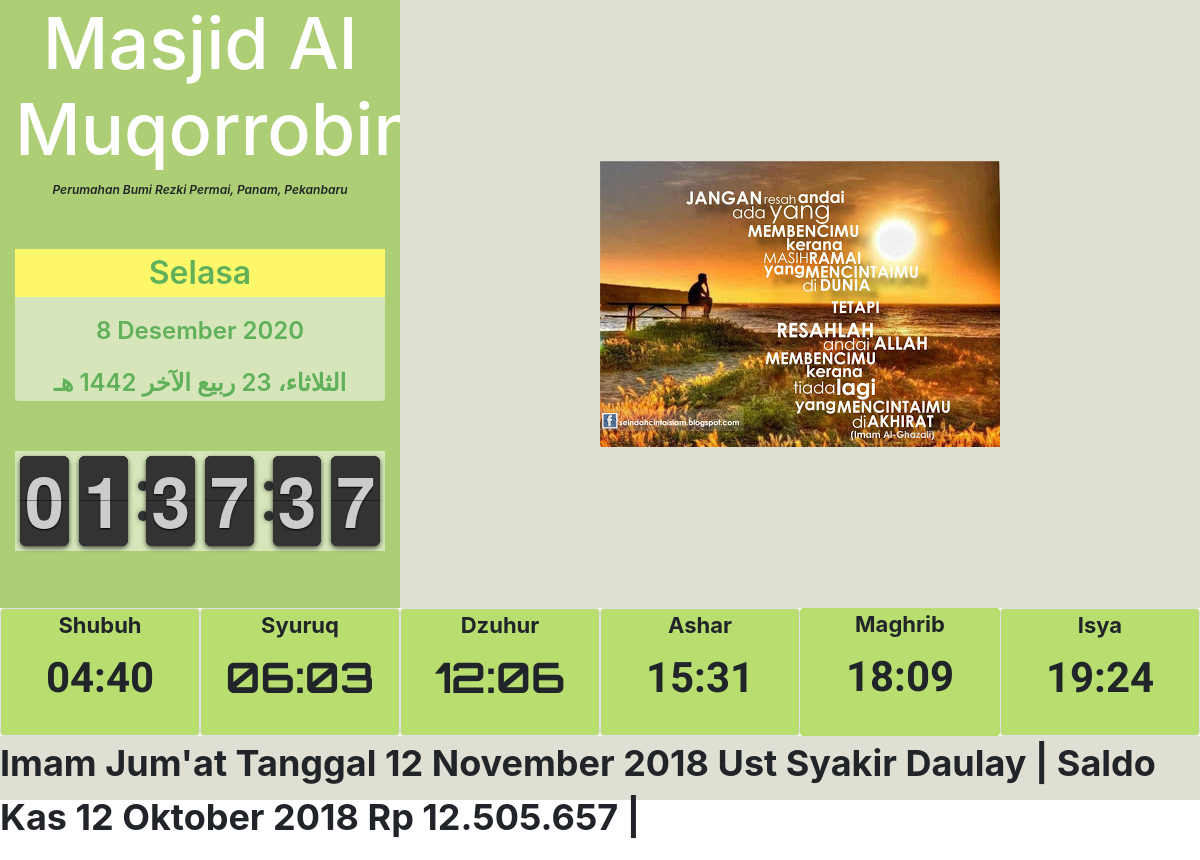
Page /jadwal2.php on the earlier database version.
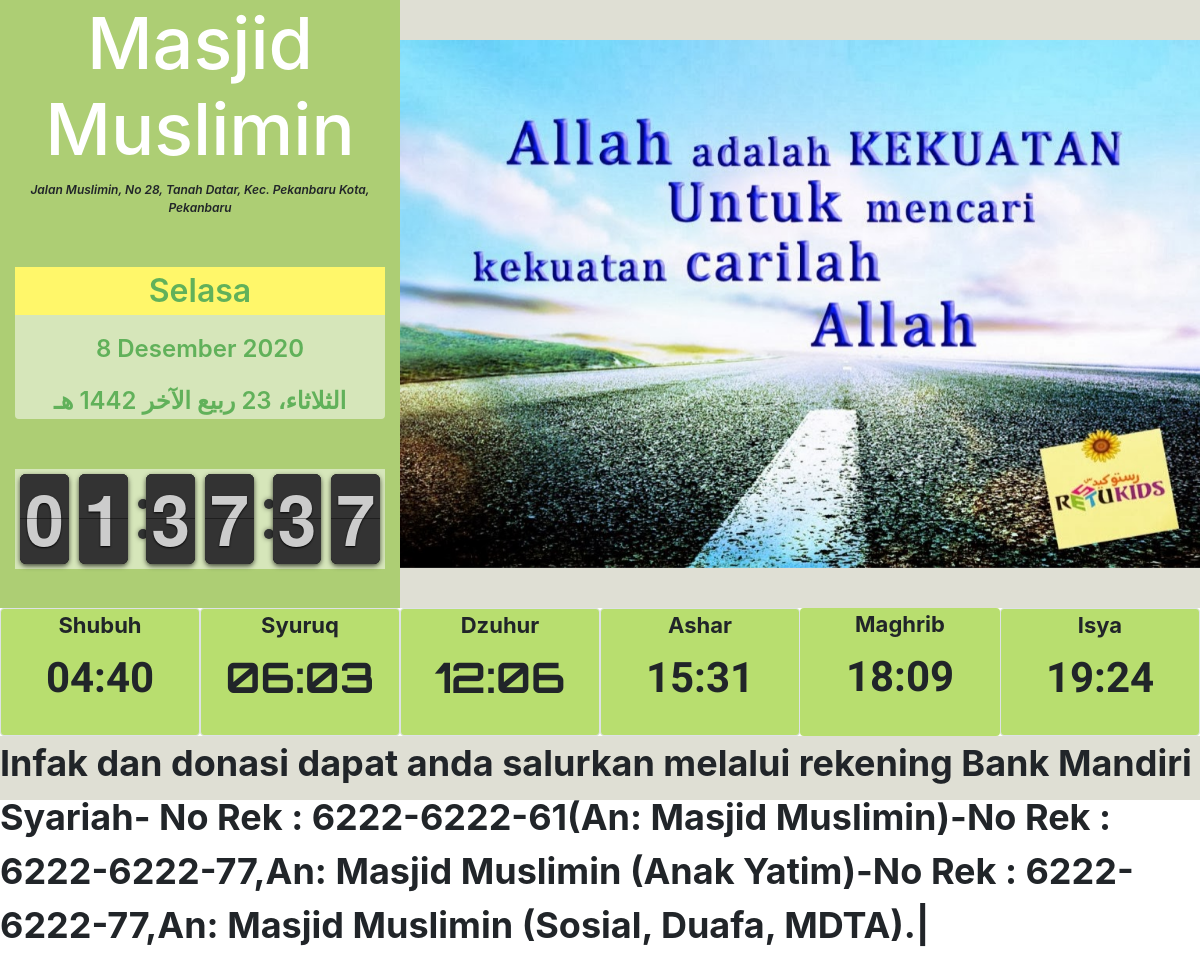
Same page on the later database version.
### tables this page shows
CREATE TABLE `masjid` (
  `id` int(11) NOT NULL,
  `email` varchar(100) NOT NULL,
  `password` text NOT NULL,
  `nama` varchar(100) NOT NULL,
  `alamat` text NOT NULL,
  `lo` varchar(20) NOT NULL,
  `ln` varchar(20) NOT NULL,
  `hp` varchar(20) NOT NULL,
  `gambar` text NOT NULL,
  `iqomah` int(11) NOT NULL,
  `khotib` varchar(100) NOT NULL,
  `imam` varchar(100) NOT NULL,
  `muadzin` varchar(100) NOT NULL
);

CREATE TABLE `slider` (
  `id` int(10) NOT NULL,
  `gambar` text NOT NULL
);

CREATE TABLE `running_text` (
  `id` int(11) NOT NULL,
  `judul` varchar(100) NOT NULL,
  `isi` text NOT NULL
);

### jadwal2.php (the view, shortened to what this page needs)
<?php
require "koneksi.php";
$sql="select * from masjid where (id=?)";
$stmt=$conn->prepare($sql);
$stmt->execute([1]);
$result=$stmt->fetch();
$sql1="select * from running_text";
$stmt1=$conn->prepare($sql1);
$stmt1->execute();
$result1=$stmt1->fetchAll();
$sql2="select * from slider";
$stmt2=$conn->prepare($sql2);
$stmt2->execute();
$result2=$stmt2->fetchAll();
?>
<!DOCTYPE html>
<html lang="en">
<head>
  <link rel="stylesheet" href="dist/css/bootstrap.min.css">
  <link rel="stylesheet" href="dist/css/flipclock.css">
  <link rel="stylesheet" href="dist/css/style.css">
</head>
<body  >
  <section class="section-body " >
  <div class="container-fluid h-100" style="">
    <div class="row h-100 ">
     <div class="col-md-4 text-center " style="background-color: #adce74">
      <h1 style="font-size: 72px" class="text-center text-white" ><?php echo $result['nama'] ?></h1>
       <p class="text-center" style="font-style: italic; font-size:12px;font-weight: 600"><?php echo $result['alamat'] ?></p>
       <div class="rounded" style="background-color:rgba(255,255,255,0.5);padding-right: 0;padding-left: 0;margin-top: 50px" >
        <div style="background-color: #fff76a" >
          <p id="hari" style="font-size:32px; color: #61b15a; font-weight: 600"> </p>
        </div>
        <p class="center tanggal " style="font-size:24px;color: #61b15a;font-weight: 600"></p>
       <p class="center hijriah " style="font-size:24px;color: #61b15a; margin-bottom:50px;font-weight: 600"></p>
       </div>
        <div class="mx-auto d-flex justify-content-center" style="background-color:rgba(255,255,255,0.5)" id="clock"></div>
     </div>
     <div class="col-md-8 h-100 d-flex justify-content-center align-items-center" style="padding-right: 0;padding-left: 0;background-color:#dfdfd4 ">
        <div id="carouselExampleSlidesOnly " class="carousel slide" data-ride="carousel">
  <div class="carousel-inner ">
    <?php $no=1 ?>
          <?php foreach ($result2 as $row) : ?>
          <div class="carousel-item <?php if($no==1) {
            echo "active";
          } ?>">
            <img class="d-block w-100"  src="<?php echo $row['gambar'] ?>" alt="First slide">
          </div>
          <?php $no++ ?>
        <?php endforeach;?>
  </div>
</div>
</div>
</div>
</div>
</section>
<section class="section-jadwal">
 <div class="container-fluid h-100">
  <div class="row h-100">
    <div class="col-2 border shadow-lg rounded text-center imsak">
      <p style="font-size: 22px;
  margin-bottom: 0.2em;"><b>Shubuh</b></p>
      <p id="shubuh"> </p>
    </div>
    <div class="col-2 border shadow-lg rounded text-center shubuh">
      <div style="border-color: black,solid;">
         <p style="font-size: 22px;
  margin-bottom: 0.2em;"><b>Syuruq</b></p>
     <p id="fajar"> </p>
      </div>
   </div>
   <div class="col-2 border shadow-lg rounded text-center dzuhur">
    <p style="font-size: 22px;
  margin-bottom: 0.2em;"><b>Dzuhur</b></p>
    <p id="dzuhur"> </p>
  </div>
  <div class="col-2 border shadow-lg rounded text-center ashar">
    <p style="font-size: 22px;
  margin-bottom: 0.2em;"><b>Ashar</b></p>
    <p id="ashar"> </p>
  </div>
  <div class="col-2 bordershadow-lg rounded text-center maghrib">
    <p style="font-size: 22px;
  margin-bottom: 0.2em;"><b>Maghrib</b></p>
    <p id="maghrib"> </p>
  </div>
  <div class="col-2 border shadow-lg rounded text-center isya" style="padding-bottom: 0">
   <p style="font-size: 22px;
  margin-bottom: 0.2em;"><b>Isya</b></p>
    <p id="isya" style="margin-bottom: 0" > </p>
  </div>
    </div>
  </div>
</section>
<section class="section-running" style="background-color:#dfdfd4 ">
 <div class="container-fluid">
  <div class="row ">
    <marquee scrolldelay="200">
      <p style="font-size: 36px;">
        <b>
          <?php foreach ($result1 as $row) : ?>
            <?php echo $row['isi'] ?>|
          <?php endforeach; ?>
        </b>
      </p>
    </marquee>
  </div>
</div>
</section>
</body>
</html>

Differences in the rows shown:
removed slider: gambar (picture)
removed running_text: isi "Imam Jum'at Tanggal 12 November 2018 Ust Syakir Daulay"
removed running_text: isi "Saldo Kas 12 Oktober 2018 Rp 12.505.657"
changed masjid: nama "Masjid Al Muqorrobin" → "Masjid Muslimin"; alamat "Perumahan Bumi Rezki Permai, Panam, Pekanbaru" → "Jalan Muslimin, No 28, Tanah Datar, Kec. Pekanbaru Kota, Pekanbaru"
now on this page (row unchanged): slider: gambar (picture)
added running_text: isi "Infak dan donasi dapat anda salurkan melalui rekening Bank Mandiri Syariah- No Rek : 6222-6222-61(An: Masjid Muslimin)-No Rek : 6222-6222-77,An: Masjid Muslimin (Anak Yatim)-No Rek : 6222-6222-77,An: Masjid Muslimin (Sosial, Duafa, MDTA)."
